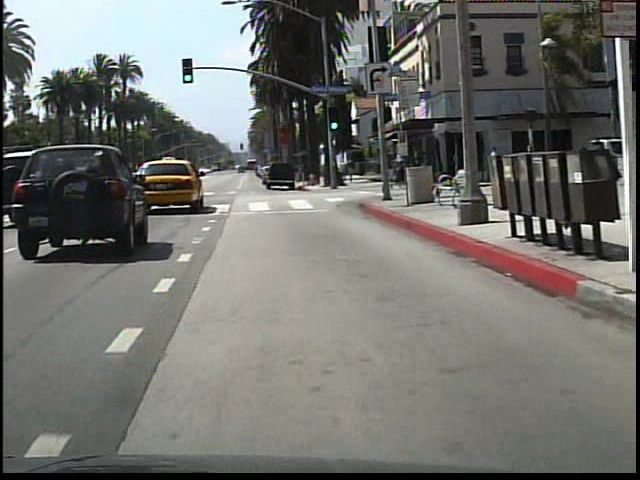
#> input picture test/caltech_learn_annoations/532.jpg, 640 x 480 px, given as the content of the folder ome/user/Disk1.8T/draw_result/6_15/handle_6_15_det_test_head, which was not available
$ python combine_A_and_B.py   (older library calls are emulated)
#> lines starting #> are read from the running program, lines starting #| are printed output that depends on the picture
import os
import numpy as np
import cv2
import argparse
from matplotlib import  pyplot as plt

parser = argparse.ArgumentParser('create image pairs')
parser.add_argument('--fold_A', dest='fold_A', help='input directory for image A', type=str, default='/home/user/Disk1.8T/draw_result/6_15/handle_6_15_det_test_head')
parser.add_argument('--fold_B', dest='fold_B', help='input directory for image B', type=str, default='/home/user/Disk1.8T/draw_result/6_15/6_20_nms_det_test_person/')
parser.add_argument('--fold_AB', dest='fold_AB', help='output directory', type=str, default='/home/user/Disk1.8T/draw_result/6_15/combine_bestresult_head/')
parser.add_argument('--num_imgs', dest='num_imgs', help='number of images',type=int, default=1000000)
parser.add_argument('--use_AB', dest='use_AB', help='if true: (0001_A, 0001_B) to (0001_AB)',action='store_true')
args = parser.parse_args()

for arg in vars(args):
    print('[%s] = ' % arg,  getattr(args, arg))

splits = os.listdir(args.fold_A)

for sp in splits:
    img_fold_A = os.path.join(args.fold_A, sp)
    img_fold_B = os.path.join(args.fold_B, sp)
    img_list = os.listdir(img_fold_A)

    if args.use_AB:
        img_list = [img_path for img_path in img_list if '.' in img_path]

    num_imgs = min(args.num_imgs, len(img_list))
    print('split = %s, use %d/%d images' % (sp, num_imgs, len(img_list)))
    img_fold_AB = os.path.join(args.fold_AB, sp)
    #if not os.path.isdir(img_fold_AB):
    #    os.makedirs(img_fold_AB)

    print('split = %s, number of images = %d' % (sp, num_imgs))
    for n in range(num_imgs):
        name_A = img_list[n]
        path_A = os.path.join(img_fold_A, name_A)
        if args.use_AB:
            name_B = name_A.replace('.', '.')
        else:
            name_B = name_A
        path_B = os.path.join(img_fold_B, name_B)
        if os.path.isfile(path_A) and os.path.isfile(path_B):
            name_AB = name_A
            if args.use_AB:
                name_AB = name_AB.replace('_A.', '.') # remove _A
            path_AB = os.path.join(img_fold_AB, name_AB)

            # not use different image color
            # im_A = cv2.imread(path_A, cv2.CV_LOAD_IMAGE_COLOR)
            # im_B = cv2.imread(path_B, cv2.CV_LOAD_IMAGE_COLOR)
            im_A = cv2.imread(path_A)
#> im_A is the input picture: shape (480, 640, 3); mean B, G, R 109.4, 113.7, 113.2
            im_B = cv2.imread(path_B)


            im_AB = np.concatenate([im_A, im_B], 1)
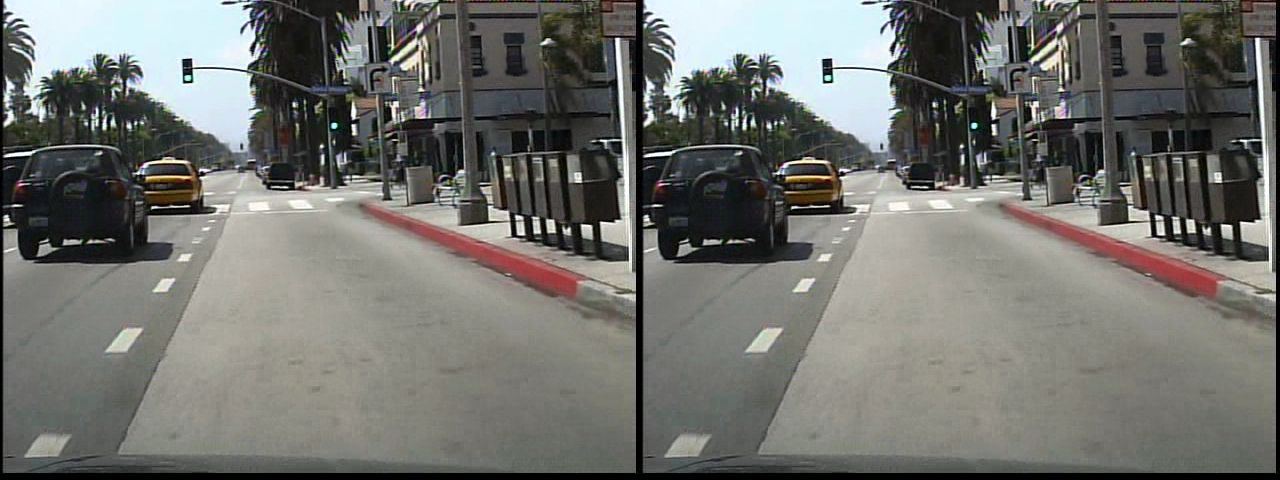
#> im_AB: shape (480, 1280, 3); mean B, G, R 109.4, 113.7, 113.2

            # [5 lines of commented-out code are left out]
            cv2.imwrite(path_AB, im_AB)

$ run again, on test/caltech_learn_annoations/set01-v000-1.jpg
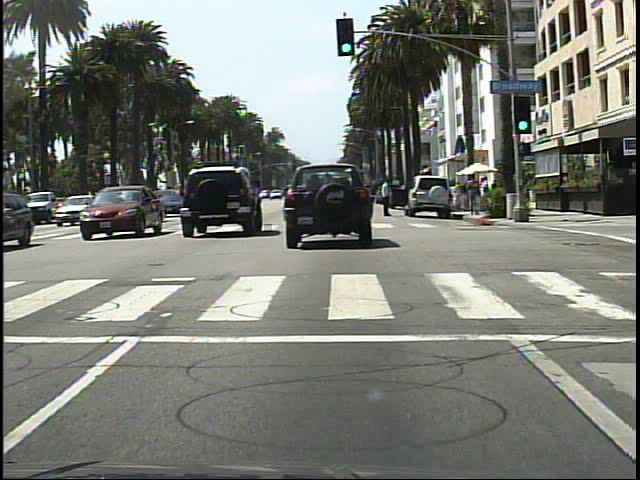
#> input picture test/caltech_learn_annoations/set01-v000-1.jpg, 640 x 480 px, given as the content of the folder ome/user/Disk1.8T/draw_result/6_15/handle_6_15_det_test_head, which was not available
#> im_A is the input picture: shape (480, 640, 3); mean B, G, R 117, 123.8, 121
#> `im_AB = np.concatenate([im_A, im_B], 1)`:
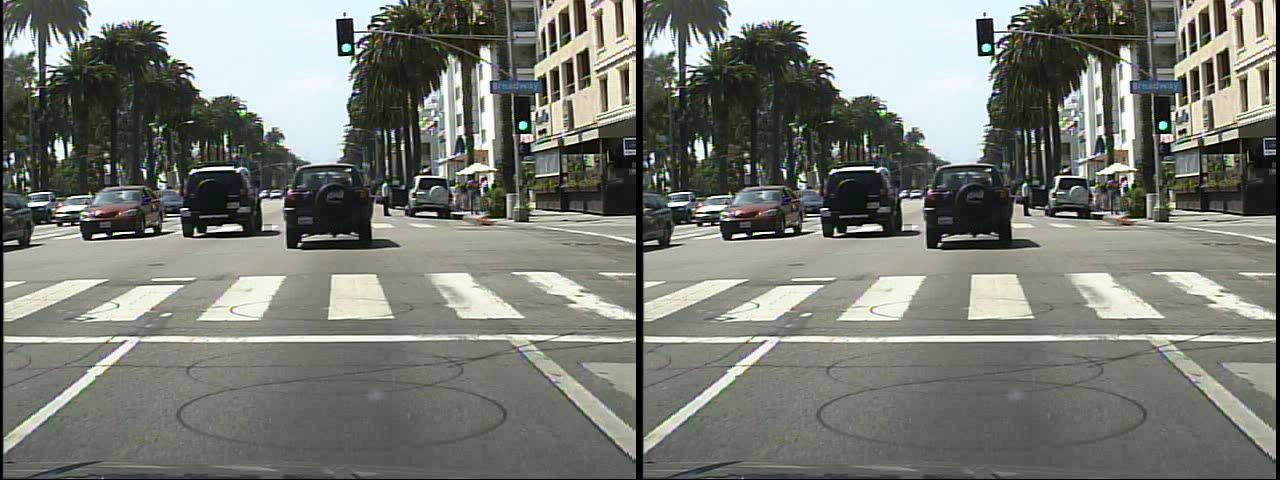
#> im_AB: shape (480, 1280, 3); mean B, G, R 117, 123.8, 121

$ run again, on test/caltech_learn_annoations/set06_V001_I00029.jpg
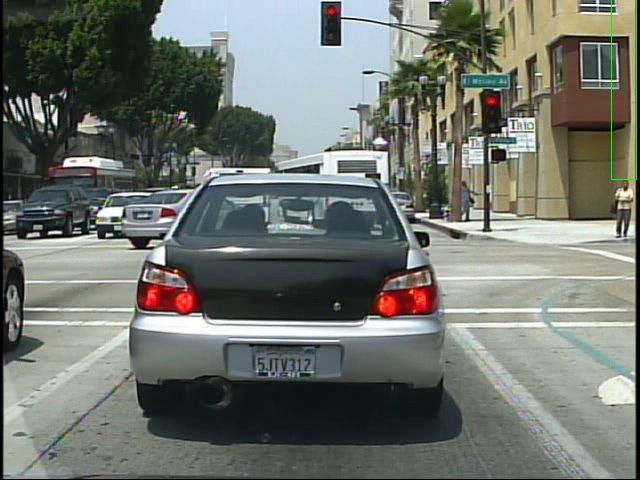
#> input picture test/caltech_learn_annoations/set06_V001_I00029.jpg, 640 x 480 px, given as the content of the folder ome/user/Disk1.8T/draw_result/6_15/handle_6_15_det_test_head, which was not available
#> im_A is the input picture: shape (480, 640, 3); mean B, G, R 109.6, 115.8, 111.6
#> `im_AB = np.concatenate([im_A, im_B], 1)`:
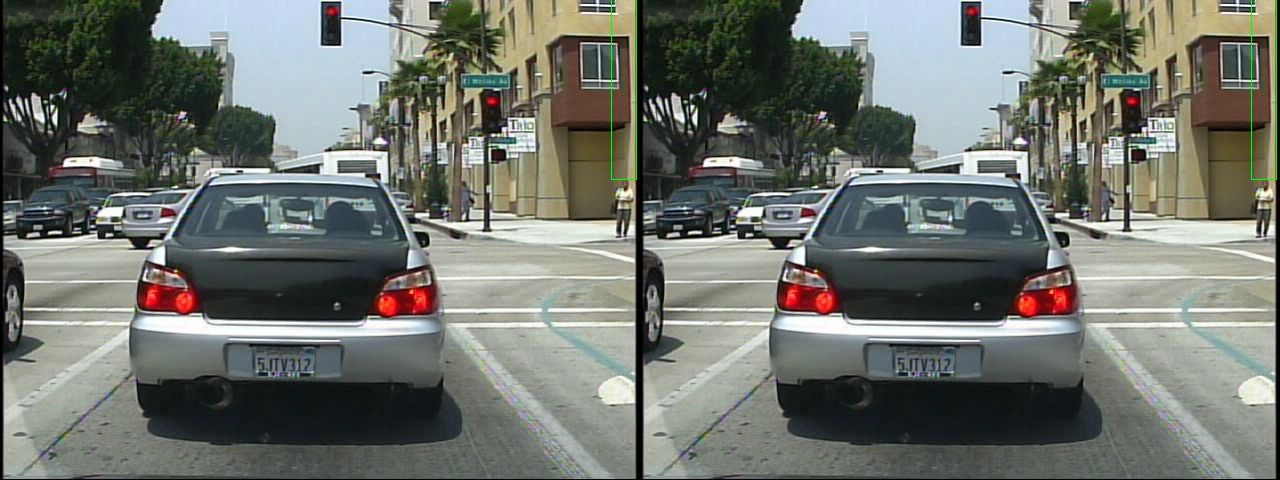
#> im_AB: shape (480, 1280, 3); mean B, G, R 109.6, 115.8, 111.6
